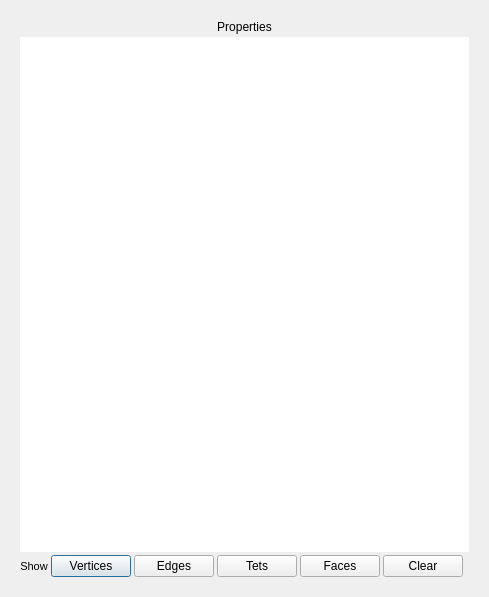
<?xml version="1.0" encoding="UTF-8"?>
<ui version="4.0">
 <class>Inspector</class>
 <widget class="QDialog" name="Inspector">
  <property name="geometry">
   <rect>
    <x>0</x>
    <y>0</y>
    <width>489</width>
    <height>597</height>
   </rect>
  </property>
  <property name="windowTitle">
   <string>Inspector</string>
  </property>
  <layout class="QHBoxLayout" name="horizontalLayout">
   <item>
    <widget class="QFrame" name="frame">
     <property name="font">
      <font>
       <weight>50</weight>
       <bold>false</bold>
      </font>
     </property>
     <property name="frameShape">
      <enum>QFrame::NoFrame</enum>
     </property>
     <property name="frameShadow">
      <enum>QFrame::Plain</enum>
     </property>
     <layout class="QVBoxLayout" name="_2">
      <item>
       <layout class="QVBoxLayout" name="verticalLayout_3">
        <property name="spacing">
         <number>3</number>
        </property>
        <item>
         <widget class="QLabel" name="label_3">
          <property name="font">
           <font>
            <weight>50</weight>
            <bold>false</bold>
            <underline>false</underline>
           </font>
          </property>
          <property name="text">
           <string>Properties</string>
          </property>
          <property name="alignment">
           <set>Qt::AlignCenter</set>
          </property>
         </widget>
        </item>
        <item>
         <widget class="QListWidget" name="listWidgetProperties">
          <property name="sizePolicy">
           <sizepolicy hsizetype="Expanding" vsizetype="Expanding">
            <horstretch>0</horstretch>
            <verstretch>0</verstretch>
           </sizepolicy>
          </property>
          <property name="maximumSize">
           <size>
            <width>10000</width>
            <height>10000</height>
           </size>
          </property>
          <property name="frameShape">
           <enum>QFrame::NoFrame</enum>
          </property>
          <property name="frameShadow">
           <enum>QFrame::Plain</enum>
          </property>
          <property name="selectionMode">
           <enum>QAbstractItemView::MultiSelection</enum>
          </property>
         </widget>
        </item>
        <item>
         <layout class="QHBoxLayout" name="horizontalLayout_2"/>
        </item>
        <item>
         <layout class="QHBoxLayout" name="_3">
          <property name="spacing">
           <number>3</number>
          </property>
          <property name="leftMargin">
           <number>0</number>
          </property>
          <property name="rightMargin">
           <number>0</number>
          </property>
          <property name="bottomMargin">
           <number>0</number>
          </property>
          <item>
           <widget class="QLabel" name="label">
            <property name="font">
             <font>
              <pointsize>8</pointsize>
             </font>
            </property>
            <property name="frameShape">
             <enum>QFrame::NoFrame</enum>
            </property>
            <property name="frameShadow">
             <enum>QFrame::Plain</enum>
            </property>
            <property name="lineWidth">
             <number>1</number>
            </property>
            <property name="text">
             <string>Show</string>
            </property>
            <property name="alignment">
             <set>Qt::AlignCenter</set>
            </property>
           </widget>
          </item>
          <item>
           <widget class="QPushButton" name="pushButtonListVertices">
            <property name="text">
             <string>Vertices</string>
            </property>
           </widget>
          </item>
          <item>
           <widget class="QPushButton" name="pushButtonListEdges">
            <property name="text">
             <string>Edges</string>
            </property>
           </widget>
          </item>
          <item>
           <widget class="QPushButton" name="pushButtonListTetras">
            <property name="text">
             <string>Tets</string>
            </property>
           </widget>
          </item>
          <item>
           <widget class="QPushButton" name="pushButtonListFaces">
            <property name="text">
             <string>Faces</string>
            </property>
           </widget>
          </item>
          <item>
           <widget class="QPushButton" name="pushButton">
            <property name="text">
             <string>Clear</string>
            </property>
           </widget>
          </item>
          <item>
           <spacer name="horizontalSpacer">
            <property name="orientation">
             <enum>Qt::Horizontal</enum>
            </property>
            <property name="sizeHint" stdset="0">
             <size>
              <width>40</width>
              <height>20</height>
             </size>
            </property>
           </spacer>
          </item>
         </layout>
        </item>
       </layout>
      </item>
     </layout>
    </widget>
   </item>
  </layout>
 </widget>
 <resources/>
 <connections>
  <connection>
   <sender>pushButtonListVertices</sender>
   <signal>clicked()</signal>
   <receiver>Inspector</receiver>
   <slot>infoListVertices()</slot>
   <hints>
    <hint type="sourcelabel">
     <x>90</x>
     <y>562</y>
    </hint>
    <hint type="destinationlabel">
     <x>91</x>
     <y>592</y>
    </hint>
   </hints>
  </connection>
  <connection>
   <sender>pushButtonListEdges</sender>
   <signal>clicked()</signal>
   <receiver>Inspector</receiver>
   <slot>infoListEdges()</slot>
   <hints>
    <hint type="sourcelabel">
     <x>186</x>
     <y>565</y>
    </hint>
    <hint type="destinationlabel">
     <x>187</x>
     <y>594</y>
    </hint>
   </hints>
  </connection>
  <connection>
   <sender>pushButtonListTetras</sender>
   <signal>clicked()</signal>
   <receiver>Inspector</receiver>
   <slot>infoListTetras()</slot>
   <hints>
    <hint type="sourcelabel">
     <x>269</x>
     <y>557</y>
    </hint>
    <hint type="destinationlabel">
     <x>277</x>
     <y>589</y>
    </hint>
   </hints>
  </connection>
  <connection>
   <sender>pushButtonListFaces</sender>
   <signal>clicked()</signal>
   <receiver>Inspector</receiver>
   <slot>infoListFaces()</slot>
   <hints>
    <hint type="sourcelabel">
     <x>346</x>
     <y>567</y>
    </hint>
    <hint type="destinationlabel">
     <x>363</x>
     <y>592</y>
    </hint>
   </hints>
  </connection>
  <connection>
   <sender>listWidgetProperties</sender>
   <signal>itemSelectionChanged()</signal>
   <receiver>Inspector</receiver>
   <slot>propertiesSelected()</slot>
   <hints>
    <hint type="sourcelabel">
     <x>444</x>
     <y>244</y>
    </hint>
    <hint type="destinationlabel">
     <x>483</x>
     <y>244</y>
    </hint>
   </hints>
  </connection>
  <connection>
   <sender>pushButton</sender>
   <signal>clicked()</signal>
   <receiver>Inspector</receiver>
   <slot>clear()</slot>
   <hints>
    <hint type="sourcelabel">
     <x>411</x>
     <y>565</y>
    </hint>
    <hint type="destinationlabel">
     <x>454</x>
     <y>594</y>
    </hint>
   </hints>
  </connection>
 </connections>
 <slots>
  <slot>infoListVertices()</slot>
  <slot>infoListFaces()</slot>
  <slot>infoListEdges()</slot>
  <slot>infoListTetras()</slot>
  <slot>propertiesSelected()</slot>
  <slot>clear()</slot>
 </slots>
</ui>
